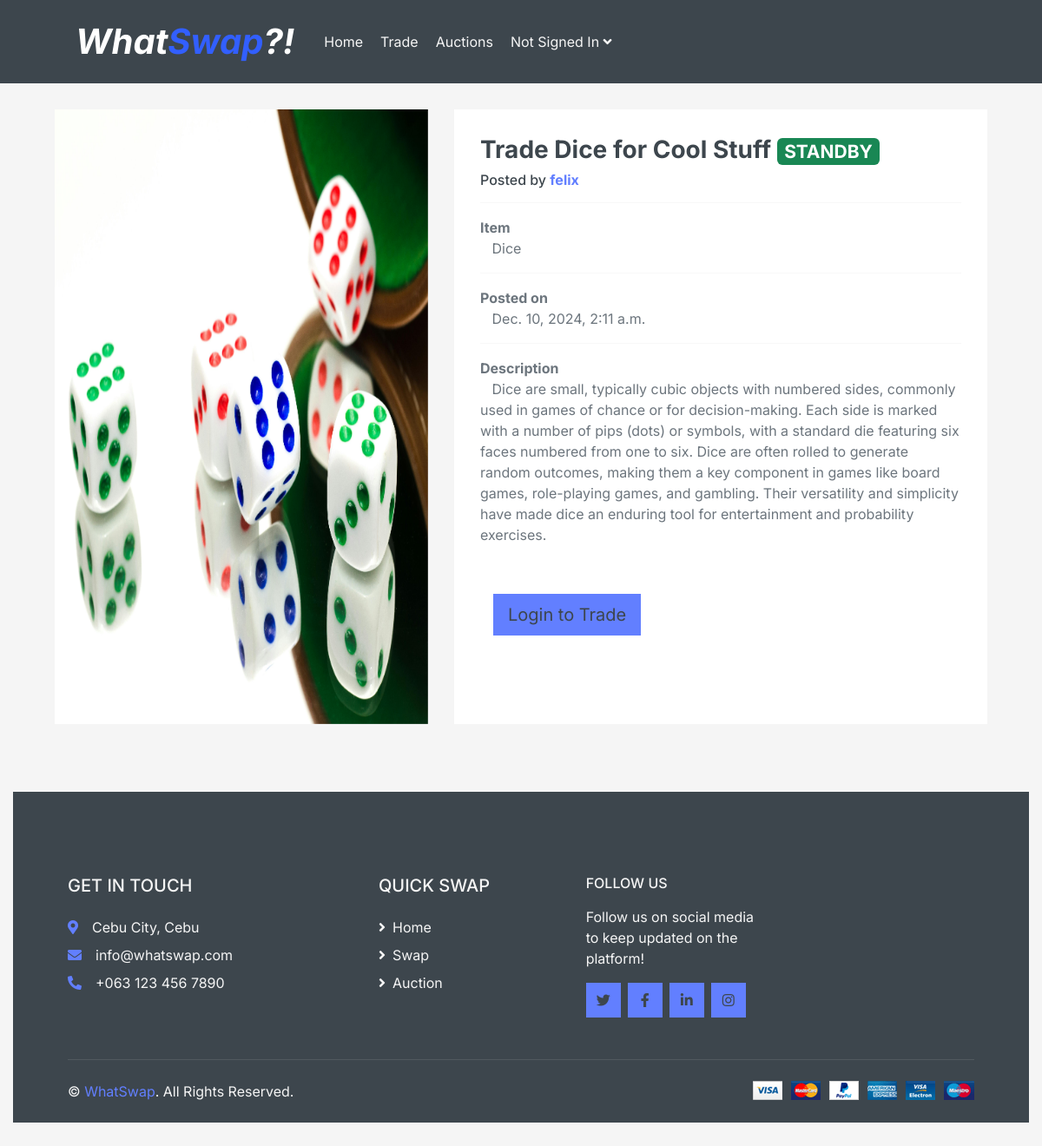
/trades/trade_info/48/, run on the app's committed database.
### main/models.py (models this page shows)
class Offer(models.Model):
    offer_title = models.CharField(max_length = 100)
    offer_desc = models.TextField(max_length = 500)
    offer_item = models.ForeignKey(Item, on_delete=models.CASCADE, null = True)
    offer_image_url = models.CharField(max_length= 500, default="https://www.google.com/url?sa=i&url=https%3A%2F%2Fthenounproject.com%2Fbrowse%2Ficons%2Fterm%2Fimage-default%2F&psig=AOvVaw0AmbHrPZZfAhJINI2MKJQP&ust=1730758995426000&source=images&cd=vfe&opi=89978449&ved=0CBEQjRxqFwoTCPDKxOqZwYkDFQAAAAAdAAAAABAI")
    date_offered = models.DateTimeField(default = tz.now)
    is_directed = models.BooleanField(default = False)
    is_deleted = models.BooleanField(default = False)
    directed_offer_id = models.ForeignKey('self', on_delete=models.CASCADE, null = True, blank = True, related_name="doffer")
    author = models.ForeignKey(User, on_delete=models.CASCADE, null = True)
    accepted_offer_id = models.ForeignKey('self', on_delete=models.CASCADE, null = True, blank = True, related_name="aoffer")
    class OfferStatus(models.TextChoices):
        CLOSED = 'CLOSED'
        PENDING = 'PENDING'
        STANDBY = 'STANDBY'
        REJECTED = 'REJECTED'
        ACCEPTED = 'ACCEPTED'
    offer_status = models.CharField(
        max_length = 20,
        choices = OfferStatus.choices,
        default = OfferStatus.STANDBY,
    )

class Item(models.Model):
    owner = models.ForeignKey(User, on_delete=models.CASCADE,null=True, blank = True)
    item_name = models.CharField(max_length=100)
    item_desc = models.TextField(max_length=1000)
    image_url = models.ImageField(upload_to="images/items/", default="images/default_item.jpg")
    created_at = models.DateTimeField(auto_now_add=True)
    def __str__(self):
        return f"{self.item_name}"

### main/views.py (the view, shortened to what this page needs)
# urls.py: path('trades/trade_info/<int:pk>/', views.trade_info, name="trade_info"),
def trade_info(request,pk):
    offer = get_object_or_404(Offer, pk=pk)
    doffers = Offer.objects.filter(directed_offer_id = offer)
    count = len(Offer.objects.filter(directed_offer_id = offer, is_deleted = False))
    return render(request,"trading/trade_info.html",{'offer':offer,'doffers':doffers,'count':count})

### templates/trading/trade_info.html (shortened to what this page needs)
<head>
    <link href="https://cdn.jsdelivr.net/npm/bootstrap@5.3.3/dist/css/bootstrap.min.css" rel="stylesheet">
    {% include 'common/head.html' %}
</head>
<body>
    {% include "common/navbar.html"%}
    <div class="container-fluid pb-5">
        <div class="row px-xl-5">
            <div class="col-lg-5 mb-30">
                <div id="product-carousel" class="carousel slide" data-ride="carousel">
                    <div class="carousel-inner bg-light">
                        <div class="carousel-item active">
                            <img class="w-100 h-100" src="{{ offer.offer_item.image_url.url }}" alt="https://www.svgrepo.com/show/451667/image-missing.svg">
                        </div>
                    </div>
                </div>
            </div>
            <div class="col-lg-7 h-auto mb-30">
                <div class="h-100 bg-light p-30">
                    <h3>{{offer.offer_title}}
                        {% if offer.offer_status == 'STANDBY' %} <span class="badge text-bg-success">
                        {% elif offer.offer_status == 'PENDING' %} <span class="badge text-bg-secondary">
                        {% elif offer.offer_status == 'CLOSED' %} <span class="badge text-bg-danger">
                        {% elif offer.offer_status == 'ACCEPTED' %} <span class="badge text-bg-dark">
                        {% else %} <span class="badge text-bg-danger">
                        {% endif %}
                        {{offer.offer_status}}
                    </h3>
                    <h6>Posted by <b><a href = "/profile/{{offer.author.pk}}/">{{offer.author}}</a></b></h6>
                    <hr>
                    <div class="d-flex flex-column align-items-left mt-2">
                        <b>Item  </b>&nbsp&nbsp&nbsp{{offer.offer_item}}</b>
                    </div>
                    <hr>
                    <div class="d-flex flex-column align-items-left mt-2">
                        <b>Posted on </b> &nbsp&nbsp&nbsp{{offer.date_offered}}</b>
                    </div>
                    <hr>
                    <div class="d-flex flex-column align-items-left justify-content-left mt-2">
                        <b>Description</b>
                        &nbsp&nbsp&nbsp{{offer.offer_desc}}
                    </div>
                    <div class="d-flex flex-column align-items-left mt-2">
                        <div class="container-fluid py-5">
                            {% if user.is_authenticated %}
                                {% if offer.offer_status != "STANDBY" and offer.offer_status != "AVAILABLE" and offer.offer_status != "PENDING"%}
                                    {% elif request.user == offer.author %}
                                        <button type="button" class="btn btn-primary btn-lg" style="background-color: #325FFF; color: white" onclick="window.location.href = '/trades/trade_update/{{offer.pk}}'">
                                            <p style="margin: auto; color: white">EDIT TRADE</p>
                                        </button>
                                        <button type="button" class="btn btn-primary btn-lg" style="background-color: red; color: white" data-toggle="modal" data-target="#deleteModal">
                                            <p style="margin: auto; color: white">DELETE TRADE</p>
                                        </button>
                                        {% include "trading/delete_modal.html" %}
                                    {% else %}
                                        {% if offer.directed_offer_id.author.id == user.pk %}
                                            <div style="display: flex">
                                                <form method="post">
                                                    {% csrf_token %}
                                                    <input type="hidden" name="is_accepted" value="true">
                                                    <button type="submit" class="btn btn-primary btn-lg" style="margin-right: 20px; width: 150px; height: 60px;  background-color: limegreen; border: none;" onclick="window.location.href = '/directed_select_item/{{offer.pk}}'"><p style="margin: auto; text-decoration: none; color: white;">ACCEPT</p></button>
                                                </form>
                                                <form method="post">
                                                    {% csrf_token %}
                                                    <input type="hidden" name="is_accepted" value="false">
                                                    <button type="submit" class="btn btn-primary btn-lg" style=" width: 150px; height: 60px; background-color: red; border: none;" onclick="window.location.href = '/directed_select_item/{{offer.pk}}'"><p style="margin: auto; text-decoration: none; color: white;">REJECT</p></button>
                                                </form>
                                            </div>
                                        {% else %}
                                            {% if offer.is_directed %}
                                            {% else %}
                                                {% if offer.offer_status == "CLOSED" %}
                                                {% else %}
                                                    <button class="btn btn-primary btn-lg" style="width: 100px; height: 60px;" onclick="window.location.href = '/directed_select_item/{{offer.pk}}'"><p style="text-decoration: none; color: white; margin: auto">OFFER</p></button>
                                                {% endif %}
                                            {% endif %}
                                        {% endif %}
                                    {% endif %}
                                {% else %}
                                    <button class="btn btn-primary btn-lg"> Login to Trade</button>
                                {% endif %}
                        </div>
                    </div>
                    <br>
                </div>
            </div>
        </div>
    {% include 'common/foot.html' %}
</body>

### data on the page
Offer: offer_item.image_url (picture), offer_title "Trade Dice for Cool Stuff", offer_status "STANDBY", author "felix", offer_item "Dice", date_offered "Dec. 10, 2024, 2:11 a.m.", offer_desc "Dice are small, typically cubic objects with numbered sides, commonly used in games of chance or for decision-making. Each side is marked with a number of pips (dots) or symbols, with a standard die featuring six faces numbered from one to six. Dice are often rolled to generate random outcomes, making them a key component in games like board games, role-playing games, and gambling. Their versatility and simplicity have made dice an enduring tool for entertainment and probability exercises."
